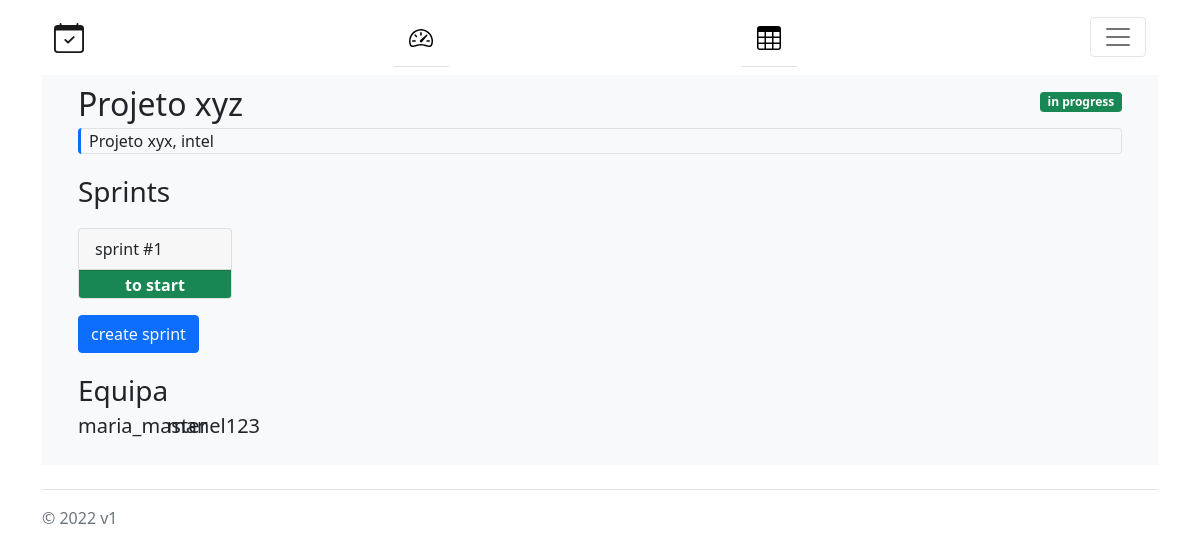
/projects/7 (signed in), run on the app's committed database.
### scrum/models.py (models this page shows)
class Project(models.Model):
    title = models.TextField()
    description = models.TextField()
    created_by = models.ForeignKey(User, on_delete=models.CASCADE, related_name='from+')
    group = models.ForeignKey(Group, on_delete=models.CASCADE)
    created_at = models.DateTimeField(auto_now_add=True)
    tasks = models.ManyToManyField(Task)
    sprints = models.ManyToManyField(Sprint)
    sprint_duration = models.IntegerField()
    password = models.TextField()
    IN_PROGRESS = 1
    FINISHED = 2
    STATE_CHOICES = (
        (IN_PROGRESS, 'In Progress'),
        (FINISHED, 'Finished'),
    )
    state = models.PositiveSmallIntegerField(choices=STATE_CHOICES, blank=True, null=True)
    class Meta:
        permissions = (
            ('master', 'Master Permissions'),
            ('developer', 'Developer Permissions'),
            ('boss', 'Boss Permissions'),
        )

class Sprint(models.Model):
    number = models.IntegerField()
    tasks = models.ManyToManyField(Task)
    created_at = models.DateTimeField(auto_now_add=True)
    TO_START = 1
    IN_PROGRESS = 2
    FINISHED = 3
    STATE_CHOICES = (
        (TO_START, "To Start"),
        (IN_PROGRESS, 'In Progress'),
        (FINISHED, 'Finished'),
    )
    state = models.PositiveSmallIntegerField(choices=STATE_CHOICES, blank=True, null=True)

### scrum/views.py (the view)
# urls.py: path('projects/<int:project_id>', scrum_views.project, name='project-overview'),
def project(request, project_id=None):
    user_prof = UserProfile.objects.filter(user=request.user).first()
    proj = Project.objects.filter(id=project_id)
    return render(request, 'scrum/project_overview.html', {'title': f"{proj.first().title} dashboard",
                                                             'permission': request.user.has_perm('master',
                                                                                                 user_prof.projects.first()),
                                                             'projects': user_prof.projects.all().values(),
                                                             'project': proj.values()[0],
                                                             'sprints': proj.first().sprints.values(),
                                                             'team': User.objects.filter(groups__id=proj.first().group.id).values()})

### scrum/templates/scrum/project_overview.html (shortened to what this page needs)
{% extends "scrum/base2.html" %}
{% block content %}
<div class="container">
  <div class="row">
    <div class="col fs-2">
      {{project.title}}
    </div>
    <div class="col">
      <div class="d-inline text-wrap {% if project.state == 1 %} bg-success
        {% elif project.state == 2 %} bg-danger {% endif %} float-end badge" style="margin-top: 1em;">
        {%if project.state == 1 %}
          in progress
        {%elif project.state == 2 %}
          finished
        {% endif %}
      </div>
    </div>
  </div>
  <div class="row">
    <div class="col">
      <div class="border-start border-primary border-3 rounded-start rounded-3">
        <div class="border border-start-0 border-1 rounded-end rounded-1">
          <div class="text-start text-break" style="margin-left:0.5em;">
            {{project.description}}
          </div>
        </div>
      </div>
    </div>
  </div>
  <div class="row mt-3">
    <div class="col fs-3">
      Sprints
    </div>
  </div>
  <div class="row ">
    {% for sprint in sprints %}
    <div class="col-md-2">
      <a href="{% url 'sprint' project.id sprint.number %}" class="text-decoration-none text-dark">
        <div class="card mt-3">
          <div class="card-header">
            sprint #{{sprint.number}}
          </div>
          <div class="card-footer badge fs-6 text-middle
            {% if sprint.state == 1 %}
              bg-success
            {% elif sprint.state == 2 %}
              bg-warning
            {% elif sprint.state == 3 %}
              bg-danger
            {% endif %}">
            {% if sprint.state == 1 %}
               to start
            {% elif sprint.state == 2 %}
              in progress
            {% elif sprint.state == 3 %}
              finished
            {% endif %}
          </div>
        </div>
      </a>
    </div>
    {% endfor %}
  </div>
  <div class="row">
    <div class="col mt-3">
      <button class="btn btn-primary"><a class="text-light text-decoration-none" href="{% url 'create-sprint' project.id %}">create sprint</a></button>
    </div>
  </div>
  <div class="row mt-3">
    <div class="col fs-3">
      Equipa
    </div>
  </div>
  <div class="row ">
    {% for member in team %}
    <div class="col-sm-1 fs-5">
      {{member.username}}
    </div>
    {% endfor %}
  </div>
</div>
{% endblock content %}

### data on the page
Project: title "Projeto xyz", description "Projeto xyx, intel"
Sprint: number "1", state "to start"

### other printed values
{{ member.username }} "maria_master"
{{ member.username }} "manel123"
